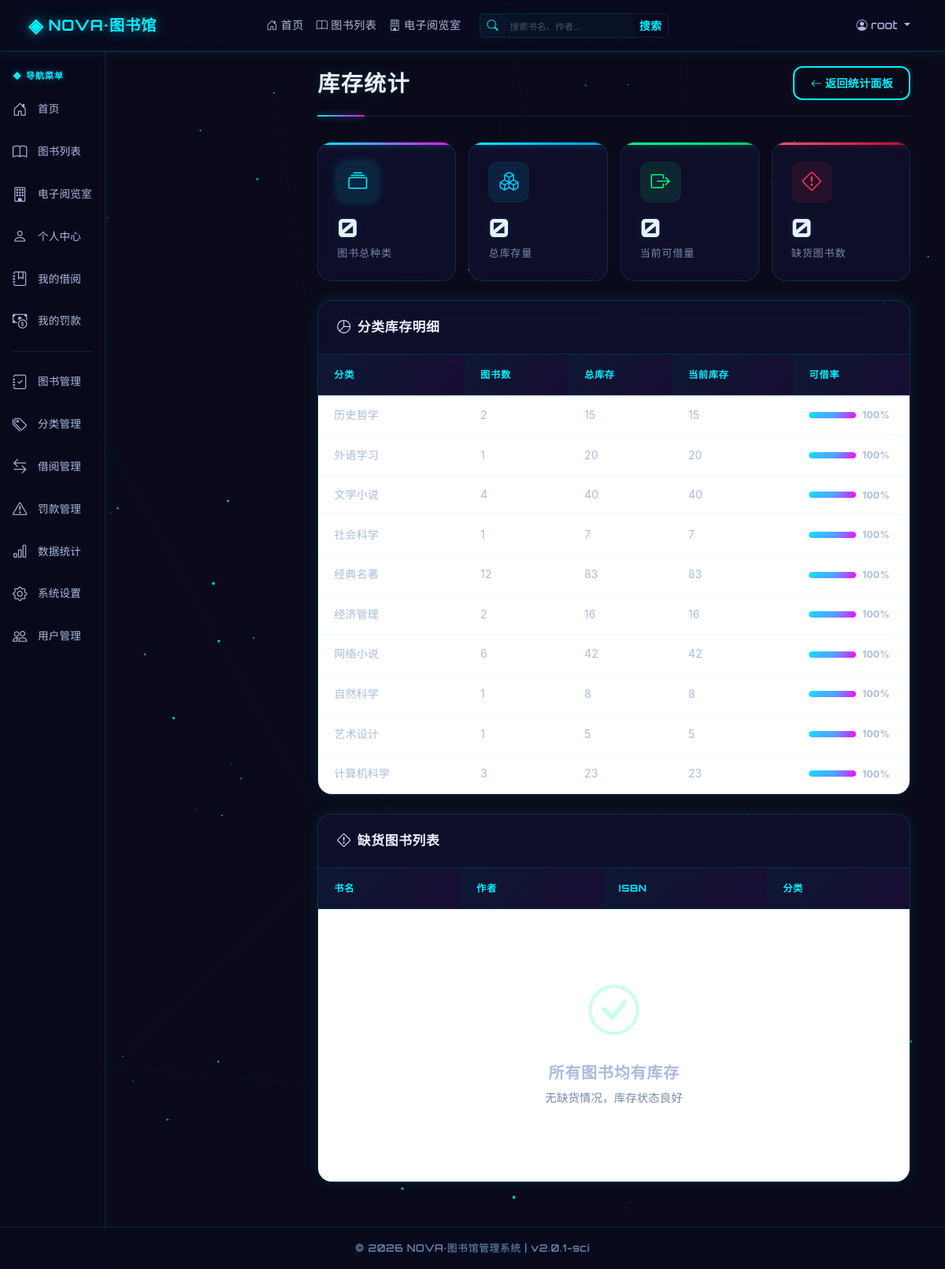
The app's page /stats/inventory/ (signed in) with its own data.
### users/models.py (models this page shows, shortened)
class User(AbstractUser):
    ROLE_CHOICES = (
        ("user", "普通用户"),
        ("admin", "管理员"),
    )
    role = models.CharField(max_length=10, choices=ROLE_CHOICES, default="user", verbose_name="角色")
    phone = models.CharField(max_length=11, unique=True, blank=True, null=True, verbose_name="手机号")
    student_id = models.CharField(max_length=20, unique=True, blank=True, null=True, verbose_name="学号/工号")
    is_frozen = models.BooleanField(default=False, verbose_name="是否冻结")
    borrow_count = models.IntegerField(default=0, verbose_name="当前借阅数量")
    total_fine = models.DecimalField(max_digits=10, decimal_places=2, default=0, verbose_name="累计罚款")
    class Meta:
        db_table = "users"
        verbose_name = "用户"
        verbose_name_plural = verbose_name

### books/models.py (models this page shows, shortened)
class Category(models.Model):
    name = models.CharField(max_length=50, unique=True, verbose_name="分类名称")
    description = models.CharField(max_length=200, blank=True, null=True, verbose_name="分类描述")
    created_at = models.DateTimeField(auto_now_add=True, verbose_name="创建时间")
    class Meta:
        db_table = "categories"
        verbose_name = "图书分类"
        verbose_name_plural = verbose_name

### stats/views.py (the view)
# urls.py: path("inventory/", views.stats_inventory_view, name="stats_inventory"),
@login_required
def stats_inventory_view(request):
    admin_check = _admin_required(request)
    if admin_check:
        return admin_check
    try:
        category_stats = Category.objects.annotate(
            book_count=Count("book", filter=Q(book__is_deleted=False)),
            total_stock=Sum("book__total_stock"),
            current_stock=Sum("book__current_stock"),
        ).order_by("name")
        out_of_stock_books = Book.objects.filter(is_deleted=False, current_stock=0).select_related("category").order_by("title")
        context = {
            "category_stats": category_stats,
            "out_of_stock_books": out_of_stock_books,
        }
        return render(request, "stats/inventory.html", context)
    except Exception as e:
        messages.error(request, f"加载库存统计失败: {str(e)}")
        return render(request, "stats/inventory.html", {
            "category_stats": [],
            "out_of_stock_books": [],
        })

### stats/views.py (called while the page is built)
def _admin_required(request):
    if request.user.role != "admin":
        if _is_ajax(request):
            return _json_response(403, "您没有管理员权限")
        messages.error(request, "您没有管理员权限")
        return redirect("/")
    return None

### templates/stats/inventory.html (shortened to what this page needs)
{% extends "base.html" %}
{% load static %}
{% block content %}
<div class="page-header d-flex justify-content-between align-items-center flex-wrap gap-2">
    <h4 class="page-title mb-0">库存统计</h4>
    <a href="{% url 'stats_dashboard' %}" class="btn btn-outline-primary">
        <i class="bi bi-arrow-left me-1"></i>返回统计面板
    </a>
</div>
<div class="row g-3 mb-4">
    <div class="col-xl-3 col-md-6">
        <div class="stat-card primary">
            <div class="stat-icon"><i class="bi bi-collection"></i></div>
            <div class="stat-value">{{ total_categories|default:0 }}</div>
            <div class="stat-label">图书总种类</div>
        </div>
    </div>
    <div class="col-xl-3 col-md-6">
        <div class="stat-card info">
            <div class="stat-icon"><i class="bi bi-boxes"></i></div>
            <div class="stat-value">{{ total_stock_sum|default:0 }}</div>
            <div class="stat-label">总库存量</div>
        </div>
    </div>
    <div class="col-xl-3 col-md-6">
        <div class="stat-card success">
            <div class="stat-icon"><i class="bi bi-box-arrow-right"></i></div>
            <div class="stat-value">{{ current_stock_sum|default:0 }}</div>
            <div class="stat-label">当前可借量</div>
        </div>
    </div>
    <div class="col-xl-3 col-md-6">
        <div class="stat-card danger">
            <div class="stat-icon"><i class="bi bi-exclamation-diamond"></i></div>
            <div class="stat-value">{{ out_of_stock_count|default:0 }}</div>
            <div class="stat-label">缺货图书数</div>
        </div>
    </div>
</div>
<div class="card mb-4">
    <div class="card-header">
        <i class="bi bi-pie-chart me-2"></i>分类库存明细
    </div>
    <div class="card-body p-0">
        <div class="table-responsive">
            <table class="table">
                <thead>
                    <tr>
                        <th>分类</th>
                        <th>图书数</th>
                        <th>总库存</th>
                        <th>当前库存</th>
                        <th>可借率</th>
                    </tr>
                </thead>
                <tbody>
                    {% for cat in category_stats %}
                    <tr>
                        <td>{{ cat.name }}</td>
                        <td>{{ cat.book_count|default:0 }}</td>
                        <td>{{ cat.total_stock|default:0 }}</td>
                        <td>{{ cat.current_stock|default:0 }}</td>
                        <td>
                            {% if cat.total_stock and cat.total_stock > 0 %}
                            {% widthratio cat.current_stock cat.total_stock 100 as rate %}
                            <div class="d-flex align-items-center gap-2">
                                <div class="progress flex-grow-1" style="height: 8px;">
                                    <div class="progress-bar" role="progressbar" style="width: {{ rate }}%;" aria-valuenow="{{ rate }}" aria-valuemin="0" aria-valuemax="100"></div>
                                </div>
                                <span class="small fw-bold" style="min-width: 40px;">{{ rate }}%</span>
                            </div>
                            {% else %}
                            <span class="text-muted">-</span>
                            {% endif %}
                        </td>
                    </tr>
                    {% endfor %}
                </tbody>
            </table>
        </div>
    </div>
</div>
<div class="card">
    <div class="card-header">
        <i class="bi bi-exclamation-diamond me-2"></i>缺货图书列表
    </div>
    <div class="card-body p-0">
        <div class="table-responsive">
            <table class="table">
                <thead>
                    <tr>
                        <th>书名</th>
                        <th>作者</th>
                        <th>ISBN</th>
                        <th>分类</th>
                    </tr>
                </thead>
                <tbody>
                    {% for book in out_of_stock_books %}
                    <tr>
                        <td>{{ book.title }}</td>
                        <td>{{ book.author }}</td>
                        <td><code style="font-size: 0.8rem;">{{ book.isbn }}</code></td>
                        <td>
                            {% if book.category %}
                            <span class="badge badge-info">{{ book.category.name }}</span>
                            {% else %}
                            <span class="text-muted">-</span>
                            {% endif %}
                        </td>
                    </tr>
                    {% empty %}
                    <tr>
                        <td colspan="4">
                            <div class="empty-state">
                                <i class="bi bi-check-circle" style="color: var(--success) !important;"></i>
                                <h5>所有图书均有库存</h5>
                                <p>无缺货情况，库存状态良好</p>
                            </div>
                        </td>
                    </tr>
                    {% endfor %}
                </tbody>
            </table>
        </div>
    </div>
</div>
{% endblock %}

### templates/base.html (shortened to what this page needs)
{% load static %}<!DOCTYPE html>
<html lang="zh-CN">
<head>
    <link href="https://cdn.jsdelivr.net/npm/bootstrap@5.3.3/dist/css/bootstrap.min.css" rel="stylesheet">
    <link href="https://cdn.jsdelivr.net/npm/bootstrap-icons@1.11.3/font/bootstrap-icons.css" rel="stylesheet">
    <link href="{% static 'css/style.css' %}" rel="stylesheet">
</head>
<body class="{% block body_class %}{% endblock %}">
    {% block body_content %}
    <nav class="navbar navbar-expand-lg fixed-top navbar-sci">
        <div class="container-fluid">
            <a class="navbar-brand brand-sci" href="{% url 'index' %}">
                <span class="brand-icon">◈</span>NOVA·图书馆
            </a>
            <div class="collapse navbar-collapse" id="navbarNav">
                <ul class="navbar-nav mx-auto">
                    <li class="nav-item">
                        <a class="nav-link {% if request.resolver_match.url_name == 'index' %}active{% endif %}" href="{% url 'index' %}">
                            <i class="bi bi-house-door me-1"></i>首页
                        </a>
                    </li>
                    <li class="nav-item">
                        <a class="nav-link {% if request.resolver_match.url_name in 'book_list,book_list_alt,book_detail' %}active{% endif %}" href="{% url 'book_list' %}">
                            <i class="bi bi-book me-1"></i>图书列表
                        </a>
                    </li>
                    <li class="nav-item">
                        <a class="nav-link {% if request.resolver_match.url_name == 'reading_room' %}active{% endif %}" href="{% url 'reading_room' %}">
                            <i class="bi bi-building me-1"></i>电子阅览室
                        </a>
                    </li>
                    <li class="nav-item d-none d-lg-flex align-items-center ms-3">
                        <form class="navbar-search" action="{% url 'book_list_alt' %}" method="get">
                            <div class="input-group input-group-sm">
                                <span class="input-group-text navbar-search-icon"><i class="bi bi-search"></i></span>
                                <input type="text" class="form-control navbar-search-input" name="q" placeholder="搜索书名、作者..." aria-label="搜索" value="{{ request.GET.q|default:'' }}">
                                <button class="btn btn-sm navbar-search-btn" type="submit">搜索</button>
                            </div>
                        </form>
                    </li>
                </ul>
                <ul class="navbar-nav ms-auto">
                    {% if user.is_authenticated %}
                    <li class="nav-item dropdown">
                        <a class="nav-link dropdown-toggle {% if request.resolver_match.url_name in 'profile,my_borrows,my_fines' %}active{% endif %}" href="#" role="button" data-bs-toggle="dropdown">
                            <i class="bi bi-person-circle me-1"></i>{{ user.username }}
                        </a>
                    </li>
                    {% endif %}
                </ul>
            </div>
        </div>
    </nav>
    <div class="container-fluid main-container">
        <div class="row g-0">
            {% if user.is_authenticated %}
            <div class="col-md-2 d-none d-md-block p-0">
                <div class="sidebar sidebar-sci">
                    <div class="sidebar-header">◆ 导航菜单</div>
                    <ul class="sidebar-nav">
                        <li class="sidebar-item">
                            <a class="sidebar-link {% if request.resolver_match.url_name == 'index' %}active{% endif %}" href="{% url 'index' %}">
                                <i class="bi bi-house-door me-2"></i>首页
                            </a>
                        </li>
                        <li class="sidebar-item">
                            <a class="sidebar-link {% if request.resolver_match.url_name in 'book_list,book_list_alt,book_detail' %}active{% endif %}" href="{% url 'book_list' %}">
                                <i class="bi bi-book me-2"></i>图书列表
                            </a>
                        </li>
                        <li class="sidebar-item">
                            <a class="sidebar-link {% if request.resolver_match.url_name == 'reading_room' %}active{% endif %}" href="{% url 'reading_room' %}">
                                <i class="bi bi-building me-2"></i>电子阅览室
                            </a>
                        </li>
                        <li class="sidebar-item">
                            <a class="sidebar-link {% if request.resolver_match.url_name == 'profile' %}active{% endif %}" href="{% url 'profile' %}">
                                <i class="bi bi-person me-2"></i>个人中心
                            </a>
                        </li>
                        <li class="sidebar-item">
                            <a class="sidebar-link {% if request.resolver_match.url_name == 'my_borrows' %}active{% endif %}" href="{% url 'my_borrows' %}">
                                <i class="bi bi-journal-bookmark me-2"></i>我的借阅
                            </a>
                        </li>
                        <li class="sidebar-item">
                            <a class="sidebar-link {% if request.resolver_match.url_name == 'my_fines' %}active{% endif %}" href="{% url 'my_fines' %}">
                                <i class="bi bi-cash-coin me-2"></i>我的罚款
                            </a>
                        </li>
                        {% if user.role == 'admin' %}
                        <li class="sidebar-divider"></li>
                        <li class="sidebar-item">
                            <a class="sidebar-link {% if request.resolver_match.url_name == 'book_manage' %}active{% endif %}" href="{% url 'book_manage' %}">
                                <i class="bi bi-journal-check me-2"></i>图书管理
                            </a>
                        </li>
                        <li class="sidebar-item">
                            <a class="sidebar-link {% if request.resolver_match.url_name == 'category_manage' %}active{% endif %}" href="{% url 'category_manage' %}">
                                <i class="bi bi-tags me-2"></i>分类管理
                            </a>
                        </li>
                        <li class="sidebar-item">
                            <a class="sidebar-link {% if request.resolver_match.url_name == 'borrow_manage' %}active{% endif %}" href="{% url 'borrow_manage' %}">
                                <i class="bi bi-arrow-left-right me-2"></i>借阅管理
                            </a>
                        </li>
                        <li class="sidebar-item">
                            <a class="sidebar-link {% if request.resolver_match.url_name == 'fine_manage' %}active{% endif %}" href="{% url 'fine_manage' %}">
                                <i class="bi bi-exclamation-triangle me-2"></i>罚款管理
                            </a>
                        </li>
                        <li class="sidebar-item">
                            <a class="sidebar-link {% if request.resolver_match.url_name == 'stats_dashboard' %}active{% endif %}" href="{% url 'stats_dashboard' %}">
                                <i class="bi bi-bar-chart me-2"></i>数据统计
                            </a>
                        </li>
                        <li class="sidebar-item">
                            <a class="sidebar-link {% if request.resolver_match.url_name == 'system_config' %}active{% endif %}" href="{% url 'system_config' %}">
                                <i class="bi bi-gear me-2"></i>系统设置
                            </a>
                        </li>
                        <li class="sidebar-item">
                            <a class="sidebar-link {% if request.resolver_match.url_name == 'manage_users' %}active{% endif %}" href="{% url 'manage_users' %}">
                                <i class="bi bi-people me-2"></i>用户管理
                            </a>
                        </li>
                        {% endif %}
                    </ul>
                </div>
            </div>
            {% endif %}
            <div class="{% if user.is_authenticated %}col-md-10{% else %}col-12{% endif %} ms-auto">
                <main class="main-content">
                    <div class="content-wrapper">
                        {% block content %}{% endblock %}
                    </div>
                </main>
            </div>
        </div>
    </div>
    <footer class="footer footer-sci">
        <div class="container text-center">
            <span class="footer-glitch">&copy; {% now "Y" %} NOVA·图书馆管理系统 | v2.0.1-sci</span>
        </div>
    </footer>
    {% endblock body_content %}
    <div id="toastNotification" class="toast-container position-fixed top-0 end-0 p-3" style="z-index: 9999;"></div>
</body>
</html>

### records on screen
User: username "root"
Category: name "历史哲学", book_count "2", total_stock "15", current_stock "15", rate "100"
Category: name "外语学习", book_count "1", total_stock "20", current_stock "20", rate "100"
Category: name "文学小说", book_count "4", total_stock "40", current_stock "40", rate "100"
Category: name "社会科学", book_count "1", total_stock "7", current_stock "7", rate "100"
Category: name "经典名著", book_count "12", total_stock "83", current_stock "83", rate "100"
Category: name "经济管理", book_count "2", total_stock "16", current_stock "16", rate "100"
Category: name "网络小说", book_count "6", total_stock "42", current_stock "42", rate "100"
Category: name "自然科学", book_count "1", total_stock "8", current_stock "8", rate "100"
Category: name "艺术设计", book_count "1", total_stock "5", current_stock "5", rate "100"
Category: name "计算机科学", book_count "3", total_stock "23", current_stock "23", rate "100"

### other values on screen
{{ total_categories|default:0 }} "0"
{{ total_stock_sum|default:0 }} "0"
{{ current_stock_sum|default:0 }} "0"
{{ out_of_stock_count|default:0 }} "0"
